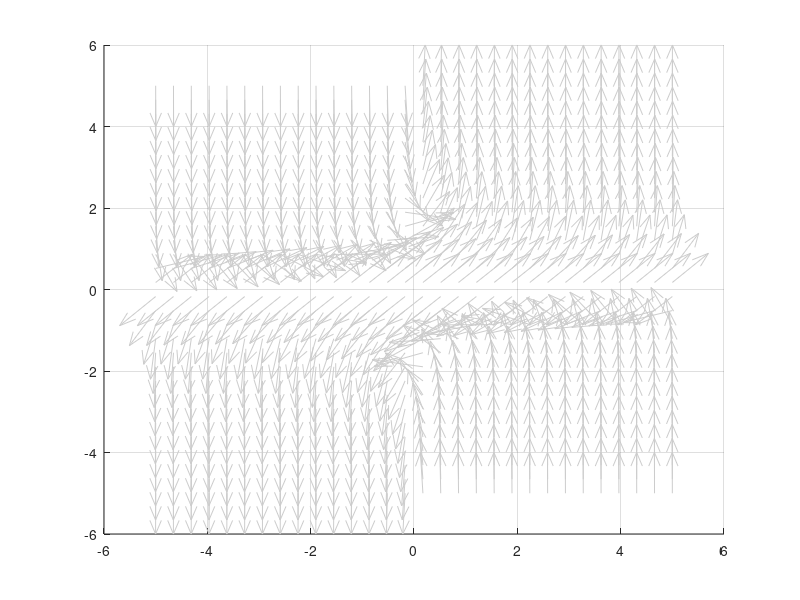

MATLAB code for this plot: (Note: this script raises an error after producing the figure.)
%% Фазовый портрет системы: x'' - (x')^4*x - x' = 0
clear; clc; close all;

% 1. Определение системы
% X(1) = x, X(2) = dx/dt
system_eq = @(t, X) [
    X(2);                           % dx1/dt = x2
    X(2)^4 * X(1) + X(2)            % dx2/dt = x2^4 * x1 + x2
];

% 2. Настройка графики
figure('Color', 'w', 'Position', [100, 100, 900, 700]);
hold on; grid on;

x1_lim = [-5, 5]; 
x2_lim = [-5, 5];
[X1, X2] = meshgrid(linspace(x1_lim(1), x1_lim(2), 30), ...
                    linspace(x2_lim(1), x2_lim(2), 30));

% Векторное поле
U = X2;
V = X2.^4 .* X1 + X2;
L = sqrt(U.^2 + V.^2);
quiver(X1, X2, U./L, V./L, 0.5, 'Color', [0.8 0.8 0.8], 'AutoScale', 'off');

% 3. Линии тока (для наглядности структуры)
h = streamslice(X1, X2, U, V, 2.5);
set(h, 'Color', [0.1 0.4 0.7], 'LineWidth', 1);

% 4. Точные траектории через ode45
% Берем точки вокруг начала координат и по краям
start_points = [
    [0.1, 0.1]; [-0.1, -0.1]; [2, 1]; [-2, -1]; 
    [4, 0.5]; [-4, -0.5]; [0.5, 4]; [-0.5, -4]
];

for i = 1:size(start_points, 1)
    [~, sol_f] = ode45(system_eq, [0 5], start_points(i, :));
    [~, sol_b] = ode45(system_eq, [0 -5], start_points(i, :));
    full_sol = [flipud(sol_b); sol_f];
    
    mask = full_sol(:,1) >= x1_lim(1) & full_sol(:,1) <= x1_lim(2) & ...
           full_sol(:,2) >= x2_lim(1) & full_sol(:,2) <= x2_lim(2);
    
    plot(full_sol(mask,1), full_sol(mask,2), 'LineWidth', 1.5);
end

% 5. Особая точка (0,0)
plot(0, 0, 'ro', 'MarkerFaceColor', 'r', 'MarkerSize', 10);

% 6. Анализ в консоли
% J = [0, 1; 0, 1] в точке (0,0)
% Собственные числа: 0 и 1.
fprintf('--- Анализ точки (0,0) ---\n');
fprintf('Собственные числа: 0 и 1\n');
fprintf('Тип: Вырожденный неустойчивый узел (критическая точка)\n');

xlabel('x (координата)');
ylabel('dx/dt (скорость)');
title('Фазовый портрет: \ddot{x} - (\dot{x})^4 x - \dot{x} = 0');
axis([x1_lim x2_lim]);
hold off;
